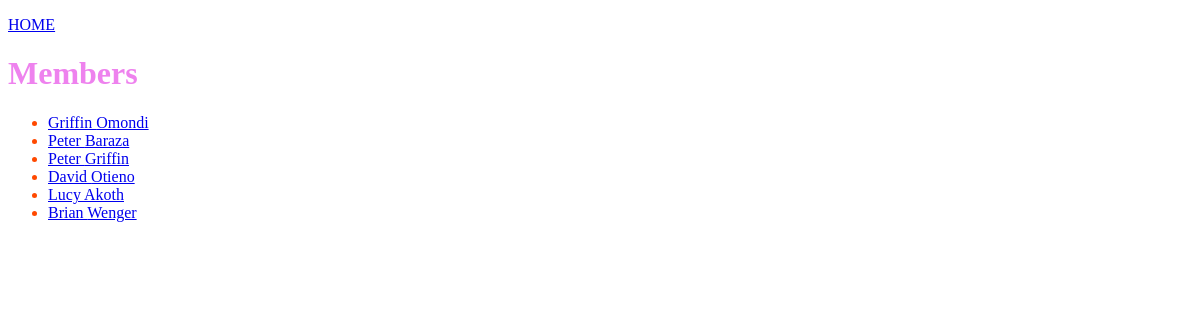
/members/, run on an earlier commit of the app's database.
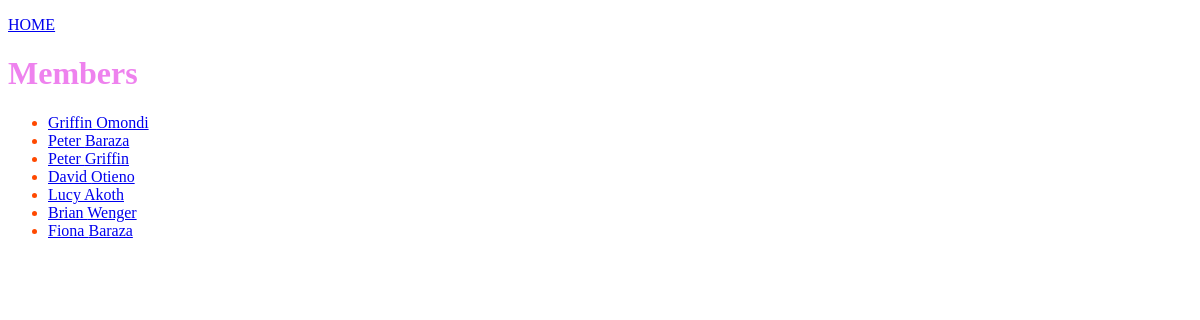
And on a later commit of the database.
### users/models.py (models this page shows, shortened)
class Member(models.Model):
    firstname = models.CharField(max_length= 255)
    lastname = models.CharField(max_length=255)
    phone = models.IntegerField(null=True)
    joined_date = models.DateField(null=True)

### users/views.py (the view)
# urls.py: path('members/', views.members, name='members'),
def members(request):
    mymembers = Member.objects.all().values()
    template = loader.get_template('all_members.html')
    context = {
        "mymembers": mymembers
    }
    return HttpResponse(template.render(context, request))

### users/templates/all_members.html (shortened to what this page needs)
<!DOCTYPE html>
<html lang="en">
<head>
</head>
<body>
    {% extends "master.html" %}
    {% block content %}
    <p><a href="/">HOME</a></p>
      <h1>Members</h1>
      <ul>
        {% for x in mymembers %}
          <li><a href="details/{{ x.id }}">{{ x.firstname }} {{ x.lastname }}</a></li>
        {% endfor %}
      </ul>
    {% endblock %}

### users/templates/master.html (shortened to what this page needs)
{% load static %}
<!DOCTYPE html>
<html>
<head>
  <link rel="stylesheet" href="{% static 'myglobal.css' %}">
</head>
<body>
{% block content %}
{% endblock %}
</body>
</html>

### mystaticfiles/myglobal.css (style rules this page uses)
body { color: violet; }
li { color: #ff4900; }

What changed in the data, as far as the page shows it:
added Member: firstname "Fiona", lastname "Baraza"
